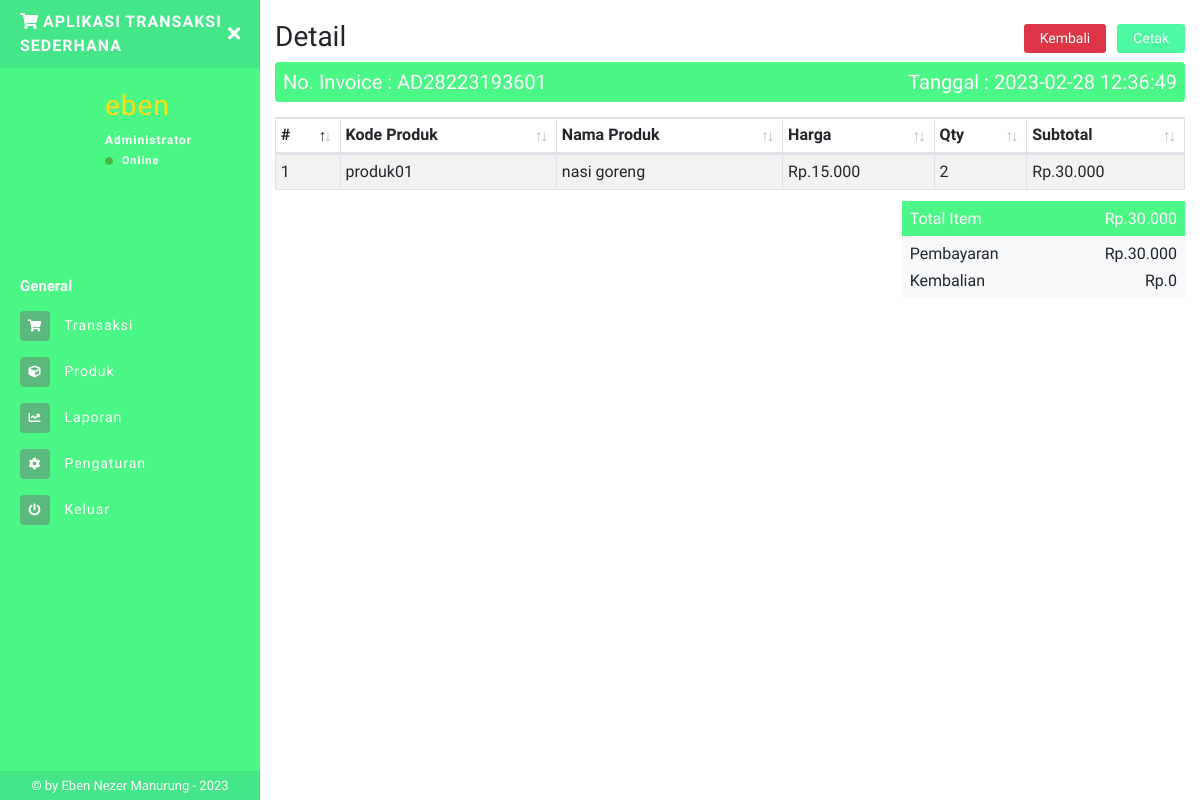
The app's page /invoice.php?detail=AD28223193601 (signed in) with its own data.
### tables this page shows
CREATE TABLE `inv` (
  `invid` int(11) NOT NULL,
  `invoice` varchar(100) NOT NULL,
  `tgl_inv` timestamp NOT NULL DEFAULT current_timestamp() ON UPDATE current_timestamp(),
  `pembayaran` int(11) NOT NULL,
  `kembalian` int(11) NOT NULL,
  `status` varchar(10) NOT NULL
);

CREATE TABLE `laporan` (
  `idlaporan` int(11) NOT NULL,
  `invoice` varchar(100) NOT NULL,
  `kode_produk` varchar(100) NOT NULL,
  `nama_produk` varchar(100) NOT NULL,
  `gambar_produk` varchar(100) NOT NULL,
  `harga` int(11) NOT NULL,
  `harga_modal` int(11) NOT NULL,
  `qty` int(11) NOT NULL,
  `subtotal` int(11) NOT NULL
);

### invoice.php (the view, shortened to what this page needs)
<?php include 'sidebar.php'; ?>
<?php
$noinv = $_GET['detail'];
$DataInv = mysqli_fetch_array(mysqli_query($conn,"SELECT * FROM inv WHERE invoice='$noinv'"));
$Dbayar = $DataInv['pembayaran'];
$Dkembali = $DataInv['kembalian'];
$Datee = $DataInv['tgl_inv'];
?>
<h1 class="h3 mb-2">
Detail
<span class="float-right">
<a href="index.php" class="btn btn-danger btn-sm px-3 mr-1">Kembali</a>
<button type="button" class="btn btn-primary btn-sm px-3"  onclick="document.title='Invoice#<?php echo $noinv ?>';window.print()">
Cetak</button>
</span>
</h1>
<div class="bg-purple p-2 text-white" style="border-radius:0.25rem;">
<div class="row">
    <div class="col-lg-6"><h5 class="mb-0">No. Invoice : <?php echo $noinv ?></h5></div>
    <div class="col-lg-6"><h5 class="mb-0 date-inv">Tanggal : <?php echo $Datee ?></h5></div>
</div>
</div>
<table class="table table-striped table-sm table-bordered dt-responsive nowrap print-none" id="cart" width="100%">
<thead>
  <tr>
    <th>#</th>
    <th>Kode Produk</th>
    <th>Nama Produk</th>
    <th>Harga</th>
    <th>Qty</th>
    <th>Subtotal</th>
  </tr>
</thead>
<tbody>
<?php
$no = 1;
$data_laporan = mysqli_query($conn,"SELECT * FROM laporan WHERE invoice='$noinv'");
while($d = mysqli_fetch_array($data_laporan)){
    ?>
  <tr>
    <td><?php echo $no++; ?></td>
    <td><?php echo $d['kode_produk']; ?></td>
    <td><?php echo $d['nama_produk']; ?></td>
    <td>Rp.<?php echo ribuan($d['harga']); ?></td>
    <td><?php echo $d['qty']; ?></td>
    <td>Rp.<?php echo ribuan($d['subtotal']); ?></td>
  </tr>
  <?php } ?>
</tbody>
</table>
<?php
$i4 = mysqli_fetch_assoc(mysqli_query($conn,"SELECT SUM(subtotal) as isub FROM laporan WHERE invoice='$noinv'"));
?>
<div class="row justify-content-end mt-1">
    <div class="col-sm-6 col-md-5 col-lg-4">
        <div class="bg-purple text-white p-2">
            <h6 class="mb-0">Total Item
                <span class="float-right">Rp.<?php echo ribuan($i4['isub']); ?></span>
            </h6>
        </div>
        <div class="bg-light p-2">
            <h6 class="mb-2">Pembayaran
            <span class="float-right">Rp.<?php echo ribuan($Dbayar); ?></span>
            </h6>
            <h6 class="mb-0">Kembalian
            <span class="float-right">Rp.<?php echo ribuan($Dkembali); ?></span>
            </h6>
        </div>
    </div>
</div>
<?php include 'footer.php'; ?>

### sidebar.php (shortened to what this page needs)
<?php
include "config.php";
  function ribuan ($nilai){
    return number_format ($nilai, 0, ',', '.');
}
$uid = $_SESSION['userid'];
$DataLogin = mysqli_fetch_array(mysqli_query($conn,"SELECT * FROM login WHERE userid='$uid'"));
$username = $DataLogin['username'];
$toko = $DataLogin['toko'];
?>
<!DOCTYPE html>
<html>
<head>
    <link rel="stylesheet" href="https://maxcdn.bootstrapcdn.com/bootstrap/4.0.0/css/bootstrap.min.css">
    <link href="assets/css/style.css" rel="stylesheet">
    <link href="https://use.fontawesome.com/releases/v5.0.6/css/all.css" rel="stylesheet">
    <link href="assets/vendor/datatables/dataTables.bootstrap4.min.css" rel="stylesheet">
  <link href="assets/vendor/datatables/responsive.bootstrap4.min.css" rel="stylesheet">
</head>
<body>
<div class="page-wrapper chiller-theme toggled">
  <nav id="sidebar" class="sidebar-wrapper">
    <div class="sidebar-content">
      <div class="sidebar-brand">
        <a href="./"><i class="fas fa-shopping-cart mr-1"></i><?php echo $toko ?></a>
        <div id="close-sidebar">
          <i class="fas fa-times"></i>
        </div>
      </div>
      <div class="sidebar-header">
        <div class="user-pic" style="height:70px;width:70px;">
        </div>
        <div class="user-info">
         <h3> <span class="user-name"><?php echo $username ?></h3>
          <span class="user-role">Administrator</span>
          <span class="user-status">
            <i class="fa fa-circle"></i>
            <span>Online</span>
          </span>
        </div>
      </div>
      <div class="user-pic" style="height:70px;width:70px;">
        </div>
      <div class="sidebar-menu">
        <ul>
          <li class="header-menu">
            <span>General</span>
          </li>
          <li>
            <a href="index.php">
              <i class="fas fa-shopping-cart"></i>
              <span>Transaksi</span>
            </a>
          </li>
          <li>
            <a href="produk.php">
            <i class="fas fa-cube"></i>
              <span>Produk</span>
            </a>
          </li>
          <li>
            <a href="laporan.php">
              <i class="fa fa-chart-line"></i>
              <span>Laporan</span>
            </a>
          </li>
          <li>
            <a href="pengaturan.php">
              <i class="fa fa-cog"></i>
              <span>Pengaturan</span>
            </a>
          </li>
          <li>
            <a href="#Exit" data-toggle="modal">
              <i class="fa fa-power-off"></i>
              <span>Keluar</span>
            </a>
          </li>
        </ul>
      </div>
    </div>
    <div class="sidebar-footer">
    &copy by Eben Nezer Manurung -  <script>document.write(new Date().getFullYear())</script>
    </div>
  </nav>
  <main class="page-content">
    <div class="container-fluid">

### records on screen
inv: tgl_inv "2023-02-28 12:36:49", pembayaran "30.000", kembalian "0"
laporan: kode_produk "produk01", nama_produk "nasi goreng", harga "15.000", qty "2", subtotal "30.000"

### other values on screen
$toko "APLIKASI TRANSAKSI SEDERHANA"
$username "eben"
$noinv "AD28223193601"
ribuan($i4['isub']) "30.000"
